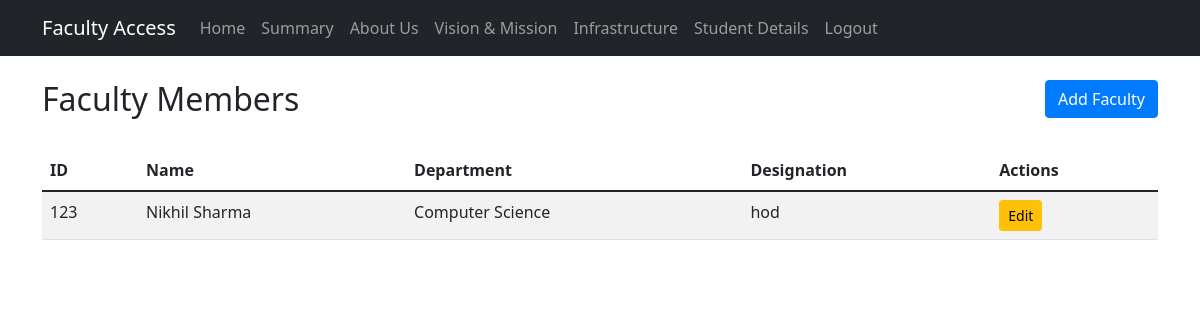
Screenshot of /faculty/ (signed in) with the database file from the repository.
### college_app/models.py (models this page shows, shortened)
class Faculty(models.Model):
    user = models.OneToOneField(User, on_delete=models.CASCADE)
    faculty_id = models.CharField(max_length=20, unique=True)
    department = models.ForeignKey('Department', on_delete=models.CASCADE)
    designation = models.CharField(max_length=50)
    join_date = models.DateField()

class Department(models.Model):
    name = models.CharField(max_length=100)
    code = models.CharField(max_length=10, unique=True)
    established_date = models.DateField(default=date.today)  # Add default

### college_app/views.py (the view)
# urls.py: path('faculty/', FacultyListView.as_view(), name='faculty-list'),
class FacultyListView(LoginRequiredMixin, ListView):
    model = Faculty
    template_name = 'college_app/faculty_list.html'
    context_object_name = 'faculties'
    ordering = ['user__last_name']

### college_app/context_processors.py (called while the page is built)
def institutional_info(request):
    info = InstitutionalInfo.objects.first()
    return {'institutional_info': info}

### college_app/templates/college_app/faculty_list.html
{% extends 'college_app/base.html' %}
{% load static %}
{% block content %}
<div class="row mb-4">
    <div class="col-md-6">
        <h2>Faculty Members</h2>
    </div>
    <div class="col-md-6 text-end">
        <a href="{% url 'faculty-add' %}" class="btn btn-primary">Add Faculty</a>
    </div>
</div>
<table class="table table-striped">
    <thead>
        <tr>
            <th>ID</th>
            <th>Name</th>
            <th>Department</th>
            <th>Designation</th>
            <th>Actions</th>
        </tr>
    </thead>
    <tbody>
        {% for faculty in faculties %}
        <tr>
            <td>{{ faculty.faculty_id }}</td>
            <td>{{ faculty.user.get_full_name }}</td>
            <td>{{ faculty.department.name }}</td>
            <td>{{ faculty.designation }}</td>
            <td>
                <a href="{% url 'faculty-update' faculty.pk %}" class="btn btn-sm btn-warning">Edit</a>
            </td>
        </tr>
        {% endfor %}
    </tbody>
</table>
{% endblock %}

### college_app/static/css/styles.css (style rules this page uses)
.btn-primary { background-color: #007bff; border-color: #007bff; }

### rows the page displays
Faculty: faculty_id "123", user.get_full_name "Nikhil Sharma", department.name "Computer Science", designation "hod"
